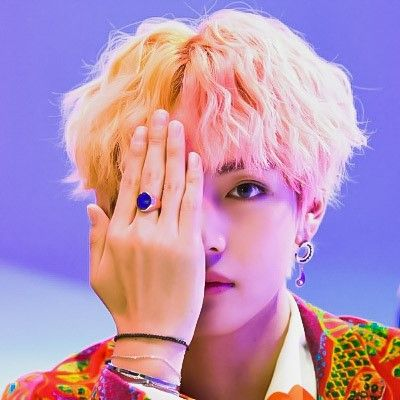
#> input picture v.jpg, 400 x 400 px
$ jupyter execute task4..ipynb
#> lines starting #> are read from the running program, lines starting #| are printed output that depends on the picture
[cell 1]
import cv2

[cell 2]
import numpy

[cell 3]
cap1=cv2.imread("v.jpg")
#> cap1 is the input picture: shape (400, 400, 3); mean B, G, R 183.1, 146.4, 185.2

[cell 4]
cap=cv2.imread("v3.jpg")
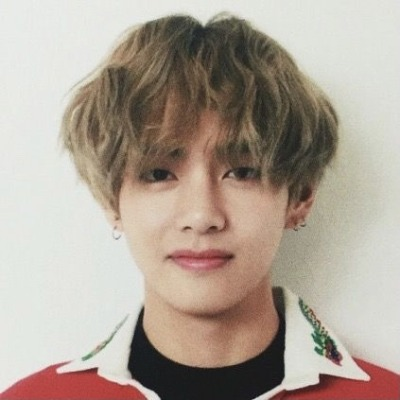
#> input picture v3.jpg, 400 x 400 px
#> cap is the input picture: shape (400, 400, 3); mean B, G, R 150.9, 162.6, 175

[cell 5]
cap2=numpy.hstack((cap,cap1))
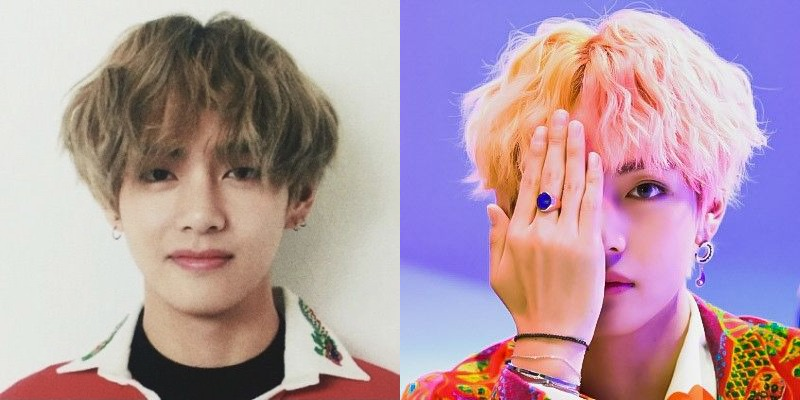
#> cap2: shape (400, 800, 3); mean B, G, R 167, 154.5, 180.1
